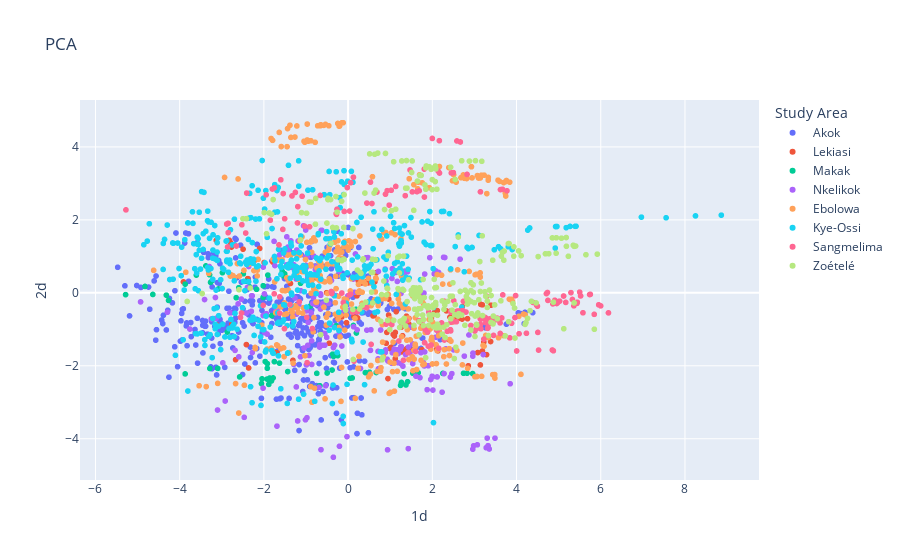

Write notebook code for a chart like this one.
### Code cell
fig = px.scatter(df, x="1d", y="2d", color="Study Area", title = "PCA")
# fig.update_layout(
#     title = "PCA",
#     paper_bgcolor="LightSteelBlue"
# )
fig.show()

### Figure 1 — Plotly figure (JSON) as saved in the notebook; plotly's stock layout.template omitted (floating-point values rounded to 4 significant figures; data arrays with more than 128 entries replaced by an {"elided": "..."} marker saying what was removed)
{"data": [{"hovertemplate": "Study Area=Akok<br>1d=%{x}<br>2d=%{y}<extra></extra>", "legendgroup": "Akok", "marker": {"color": "#636efa", "symbol": "circle"}, "mode": "markers", "name": "Akok", "showlegend": true, "type": "scattergl", "x": {"elided": "398 float values"}, "xaxis": "x", "y": {"elided": "398 float values"}, "yaxis": "y"}, {"hovertemplate": "Study Area=Lekiasi<br>1d=%{x}<br>2d=%{y}<extra></extra>", "legendgroup": "Lekiasi", "marker": {"color": "#EF553B", "symbol": "circle"}, "mode": "markers", "name": "Lekiasi", "showlegend": true, "type": "scattergl", "x": [2.854, 0.9467, 3.142, 2.104, 1.755, 1.12, 1.443, 1.399, 1.525, 1.359, 1.235, 1.34, 1.017, 0.9925, 3.225, 2.401, 3.384, 2.533, 2.836, 2.708, 2.638, -2.771, -2.101, -2.495, -2.821, -3.132, -2.791, -2.689, -2.385, -1.763, -1.994, -2.212, -0.03789, 2.605, 2.42, 1.979, 1.444, 0.9615, 1.386, 1.142, -0.1503, 0.2242, 0.1386, -0.2552, 2.333, 2.534, 2.057, 2.118, 0.5912, 0.6156, 3.151, 3.188, 3.392, 2.713, -3.119, -2.765, -2.416, -1.699, -1.31, -2.363, -2.672, -0.4474, 0.9206, 1.122, 1.293, 1.071, 0.9049, 1.099, 1.868, 1.444, 1.761, 1.261, 3.078, 3.19, 3.288, 2.13, 1.738, 0.9681, -0.2587, -0.2968, 0.6715, -3.91, -1.786, -1.369, -0.7519, 0.3611, 0.6383, 0.3594, -0.5109, 0.2101, 0.4576, 0.2407, 0.4759, 0.3656, 0.2851], "xaxis": "x", "y": [-2.001, -2.35, -1.977, -1.541, -1.56, -1.804, -1.591, -1.519, -1.578, -1.561, -1.628, -1.639, -1.496, -1.526, -1.347, -1.286, -1.334, -0.7322, -0.7077, -0.7191, -0.6921, 1.255, 1.217, 1.197, 1.441, 1.438, 1.376, 0.4083, 0.3887, 0.8976, 0.8319, 0.898, -0.8191, -0.6976, -0.6653, -0.6867, -0.7002, -0.6093, -0.6398, -0.5163, -0.6601, -0.6861, -0.6596, -0.6795, -0.494, -0.5258, -0.5282, -0.4863, -0.6329, -0.6234, -0.3168, -0.3286, -0.3386, -0.3752, -0.8756, -0.8651, -1.418, -1.641, -1.851, -2.059, -1.832, -1.381, -1.084, -1.085, -1.176, -1.142, -1.382, -1.183, -0.9387, -0.8596, -0.8697, -0.9436, -1.637, -1.595, -1.694, -1.593, -0.08338, -0.1734, 0.7865, 0.8421, 0.5531, 0.2999, 0.842, 0.257, 0.4061, 0.2952, 0.3058, 0.2879, 0.004209, -0.08341, 0.3263, 0.3268, 0.2719, 0.2682, 0.2584], "yaxis": "y"}, {"hovertemplate": "Study Area=Makak<br>1d=%{x}<br>2d=%{y}<extra></extra>", "legendgroup": "Makak", "marker": {"color": "#00cc96", "symbol": "circle"}, "mode": "markers", "name": "Makak", "showlegend": true, "type": "scattergl", "x": [-1.918, 0.09695, 0.04794, -3.604, -3.291, -3.377, -4.824, -5.285, -4.264, -3.869, -4.317, -4.637, -3.097, -3.284, -1.923, -2.576, -1.781, -1.86, -3.869, -2.044, -0.6683, -0.8766, -0.6841, -2.057, -1.883, -1.82, 1.412, 1.246, 1.267, 1.374, -1.968, -1.629, -1.752, -0.7438, -0.4981, -1.919, -0.2464, -0.3444, -0.3662, -1.434, -0.3801, 0.4092, 0.6689, 0.5055, 1.664, 1.33, 1.537, 2.741, 2.825, 2.956, 2.249, -1.506, -1.905, -1.565, -2.017, -2.337, -2.419, -2.487, -0.8643, -1.536, -1.129, -0.6963, -2.984, -3.08, -3.229, -3.266, -2.02, -2.658, -2.174, -2.868, -1.814, 0.1856, 0.1973, -0.2808, 0.1252, -2.597, -0.8961], "xaxis": "x", "y": [-1.942, -2.333, -2.342, 0.4868, 0.4967, 0.7383, 0.1755, -0.04905, -0.2063, 0.2388, -0.0638, -0.04444, -2.07, -2.073, -2.364, -2.305, -2.333, -2.335, -2.222, -2.358, -2.549, -2.571, -2.55, -2.487, -2.509, -2.415, -2.437, -2.537, -2.456, -2.525, -1.885, -1.926, -1.885, -2.207, -2.197, -2.067, -1.722, -1.739, -1.68, -2.158, -2.116, -2.186, -2.183, -2.176, -2.192, -2.217, -2.203, -2.205, -2.204, -2.213, -2.208, 0.5216, 0.4867, 0.5922, 0.1948, 0.1625, 0.3174, 0.5226, 0.487, 0.4728, 0.2617, 0.4777, 0.5535, 0.1081, 0.3375, 0.2878, -0.127, -0.1339, 0.09644, -1.074, -0.6242, -0.4518, -1.1, -0.8998, -0.8939, 0.1402, -0.3613], "yaxis": "y"}, {"hovertemplate": "Study Area=Nkelikok<br>1d=%{x}<br>2d=%{y}<extra></extra>", "legendgroup": "Nkelikok", "marker": {"color": "#ab63fa", "symbol": "circle"}, "mode": "markers", "name": "Nkelikok", "showlegend": true, "type": "scattergl", "x": {"elided": "226 float values"}, "xaxis": "x", "y": {"elided": "226 float values"}, "yaxis": "y"}, {"hovertemplate": "Study Area=Ebolowa<br>1d=%{x}<br>2d=%{y}<extra></extra>", "legendgroup": "Ebolowa", "marker": {"color": "#FFA15A", "symbol": "circle"}, "mode": "markers", "name": "Ebolowa", "showlegend": true, "type": "scattergl", "x": {"elided": "386 float values"}, "xaxis": "x", "y": {"elided": "386 float values"}, "yaxis": "y"}, {"hovertemplate": "Study Area=Kye-Ossi <br>1d=%{x}<br>2d=%{y}<extra></extra>", "legendgroup": "Kye-Ossi ", "marker": {"color": "#19d3f3", "symbol": "circle"}, "mode": "markers", "name": "Kye-Ossi ", "showlegend": true, "type": "scattergl", "x": {"elided": "429 float values"}, "xaxis": "x", "y": {"elided": "429 float values"}, "yaxis": "y"}, {"hovertemplate": "Study Area=Sangmelima<br>1d=%{x}<br>2d=%{y}<extra></extra>", "legendgroup": "Sangmelima", "marker": {"color": "#FF6692", "symbol": "circle"}, "mode": "markers", "name": "Sangmelima", "showlegend": true, "type": "scattergl", "x": {"elided": "194 float values"}, "xaxis": "x", "y": {"elided": "194 float values"}, "yaxis": "y"}, {"hovertemplate": "Study Area=Zoételé<br>1d=%{x}<br>2d=%{y}<extra></extra>", "legendgroup": "Zoételé", "marker": {"color": "#B6E880", "symbol": "circle"}, "mode": "markers", "name": "Zoételé", "showlegend": true, "type": "scattergl", "x": {"elided": "284 float values"}, "xaxis": "x", "y": {"elided": "284 float values"}, "yaxis": "y"}], "layout": {"legend": {"title": {"text": "Study Area"}, "tracegroupgap": 0}, "title": {"text": "PCA"}, "xaxis": {"anchor": "y", "domain": [0, 1], "title": {"text": "1d"}}, "yaxis": {"anchor": "x", "domain": [0, 1], "title": {"text": "2d"}}}}
